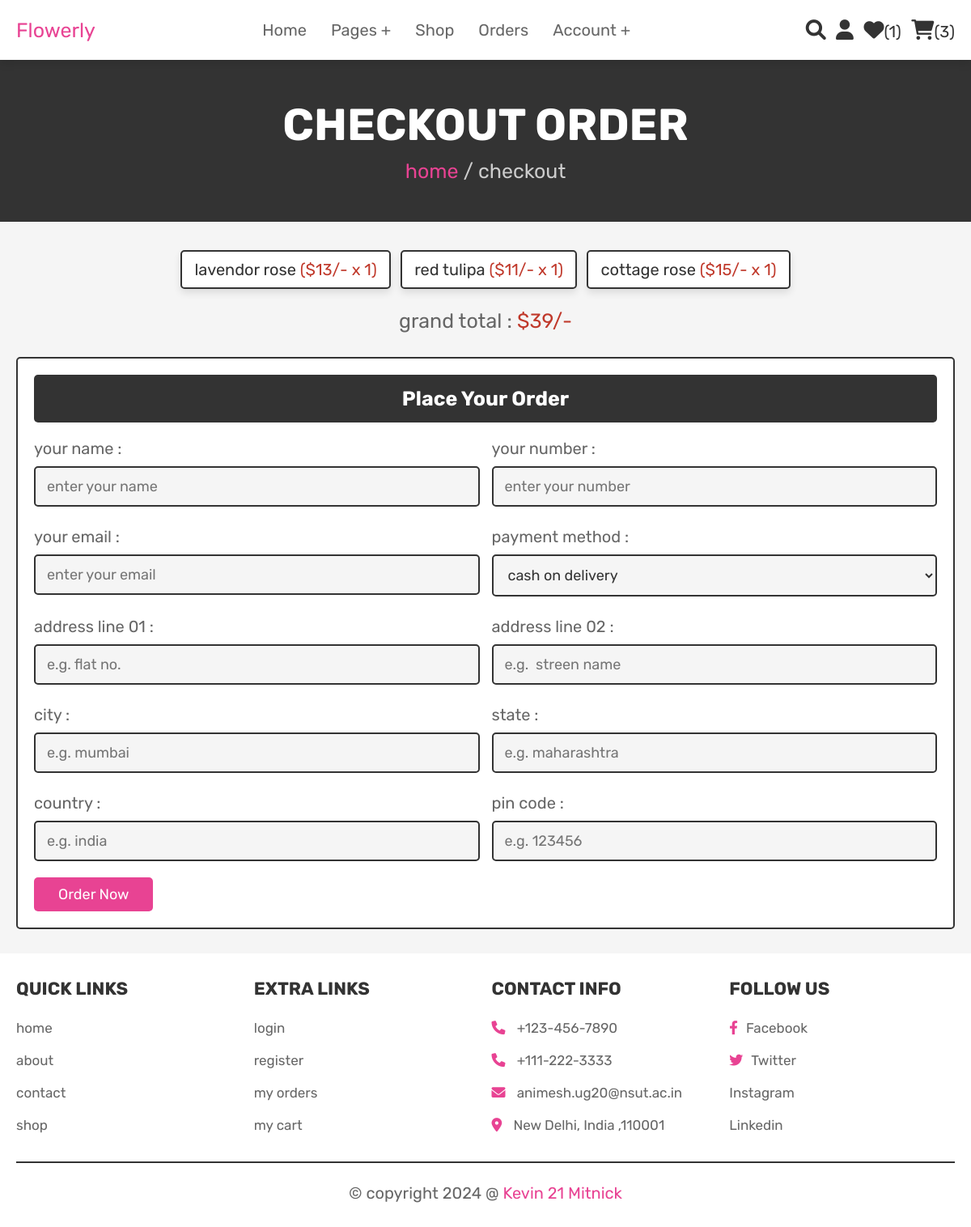
/checkout.php (signed in), run on the app's committed database.
### tables this page shows
CREATE TABLE `cart` (
  `id` int(100) NOT NULL,
  `user_id` int(100) NOT NULL,
  `pid` int(100) NOT NULL,
  `name` varchar(100) NOT NULL,
  `price` int(100) NOT NULL,
  `quantity` int(100) NOT NULL,
  `image` varchar(100) NOT NULL
);

### checkout.php (the view, shortened to what this page needs)
<?php
@include 'config.php';
$user_id = $_SESSION['user_id'];
?>
<!DOCTYPE html>
<html lang="en">
<head>
   <link rel="stylesheet" href="https://cdnjs.cloudflare.com/ajax/libs/font-awesome/6.0.0/css/all.min.css">
   <link rel="stylesheet" href="css/style.css">
</head>
<body>
<?php @include 'header.php'; ?>
<section class="heading">
    <h3>checkout order</h3>
    <p> <a href="home.php">home</a> / checkout </p>
</section>
<section class="display-order">
    <?php
        $Grand_Total = 0;
        $select_cart = mysqli_query($conn, "SELECT * FROM `cart` WHERE user_id = '$user_id'") or die('query failed');
        if(mysqli_num_rows($select_cart) > 0){
            while($fetch_cart = mysqli_fetch_assoc($select_cart)){
            $total_price = ($fetch_cart['price'] * $fetch_cart['quantity']);
            $Grand_Total += $total_price;
    ?>
    <p> <?php echo $fetch_cart['name'] ?> <span>(<?php echo '$'.$fetch_cart['price'].'/-'.' x '.$fetch_cart['quantity']  ?>)</span> </p>
    <?php
        }
        }else{
            echo '<p class="empty">your cart is empty</p>';
        }
    ?>
    <div class="grand-total">grand total : <span>$<?php echo $Grand_Total; ?>/-</span></div>
</section>
<section class="checkout">
    <form action="" method="POST">
        <h3>place your order</h3>
        <div class="flex">
            <div class="inputBox">
                <span>your name :</span>
                <input type="text" name="name" placeholder="enter your name">
            </div>
            <div class="inputBox">
                <span>your number :</span>
                <input type="number" name="number" min="0" placeholder="enter your number">
            </div>
            <div class="inputBox">
                <span>your email :</span>
                <input type="email" name="email" placeholder="enter your email">
            </div>
            <div class="inputBox">
                <span>payment method :</span>
                <select name="method">
                    <option value="cash on delivery">cash on delivery</option>
                </select>
            </div>
            <div class="inputBox">
                <span>address line 01 :</span>
                <input type="text" name="flat" placeholder="e.g. flat no.">
            </div>
            <div class="inputBox">
                <span>address line 02 :</span>
                <input type="text" name="street" placeholder="e.g.  streen name">
            </div>
            <div class="inputBox">
                <span>city :</span>
                <input type="text" name="city" placeholder="e.g. mumbai">
            </div>
            <div class="inputBox">
                <span>state :</span>
                <input type="text" name="state" placeholder="e.g. maharashtra">
            </div>
            <div class="inputBox">
                <span>country :</span>
                <input type="text" name="country" placeholder="e.g. india">
            </div>
            <div class="inputBox">
                <span>pin code :</span>
                <input type="number" min="0" name="pin_code" placeholder="e.g. 123456">
            </div>
        </div>
        <input type="submit" name="order" value="order now" class="btn">
    </form>
</section>
<?php @include 'footer.php'; ?>
</body>
</html>

### css/style.css (style rules this page uses)
:root { --pink:#e84393; --red:#c0392b; --orange:#f39c12; --black:#333; --white:#fff; --light-color:#666; --light-white:#ccc; --light-bg:#f5f5f5; --border:.2rem solid var(--black); --box-shadow:0 .5rem 1rem rgba(0,0,0,.1); }
* { font-family: 'Rubik', sans-serif; margin:0; padding:0; box-sizing: border-box; outline: none; border:none; text-decoration: none; transition:all .2s linear; }
html { font-size: 62.5%; overflow-x: hidden; scroll-behavior: smooth; scroll-padding-top: 6.5rem; }
body { background: var(--light-bg); }
section { padding:3rem 2rem; }
.btn, .delete-btn, .option-btn { display: inline-block; border-radius: .5rem; margin-top: 1rem; font-size: 1.8rem; color:var(--white); cursor: pointer; padding:1rem 3rem; text-transform: capitalize; }
.btn { background-color: var(--pink); }
.heading { display: flex; flex-flow: column; align-items: center; justify-content: center; gap:1rem; background-color: var(--black); text-align: center; min-height: 25vh; }
.heading h3 { font-size: 5.5rem; color:var(--white); text-transform: uppercase; }
.heading p { font-size: 2.5rem; color:var(--light-white); }
.heading p a { color:var(--pink); }
.display-order { max-width: 1200px; margin:0 auto; text-align: center; padding-bottom: 0; }
.display-order p { display: inline-block; border-radius: .5rem; font-size: 2rem; color:var(--black); padding:1rem 1.5rem; margin:.5rem; background-color: var(--white); box-shadow: var(--box-shadow); border:var(--border); }
.display-order p span { color:var(--red); }
.display-order .grand-total { margin-top: 2rem; font-size: 2.5rem; color:var(--light-color); }
.display-order .grand-total span { color:var(--red); }
.checkout form { background-color: var(--white); border:var(--border); max-width: 1200px; margin:0 auto; border-radius: .5rem; padding:2rem; box-shadow: var(--border); }
.checkout form h3 { padding:1.5rem; font-size: 2.5rem; margin-bottom: 2rem; background-color: var(--black); color:var(--white); border-radius: .5rem; text-align: center; text-transform: capitalize; }
.checkout form .flex { display: flex; flex-wrap: wrap; gap:1.5rem; }
.checkout form .flex .inputBox { flex:1 1 40rem; }
.checkout form .flex .inputBox input, .checkout form .flex .inputBox select { margin:1rem 0; width: 100%; background-color: var(--light-bg); padding:1.2rem 1.4rem; border:var(--border); font-size: 1.8rem; color:var(--black); border-radius: .5rem; }
.checkout form .flex .inputBox span { font-size: 2rem; color:var(--light-color); }

### data on the page
cart: name "lavendor rose", price "13", quantity "1"
cart: name "red tulipa", price "11", quantity "1"
cart: name "cottage rose", price "15", quantity "1"

### other printed values
$wishlist_num_rows "1"
$cart_num_rows "3"
$Grand_Total "39"
